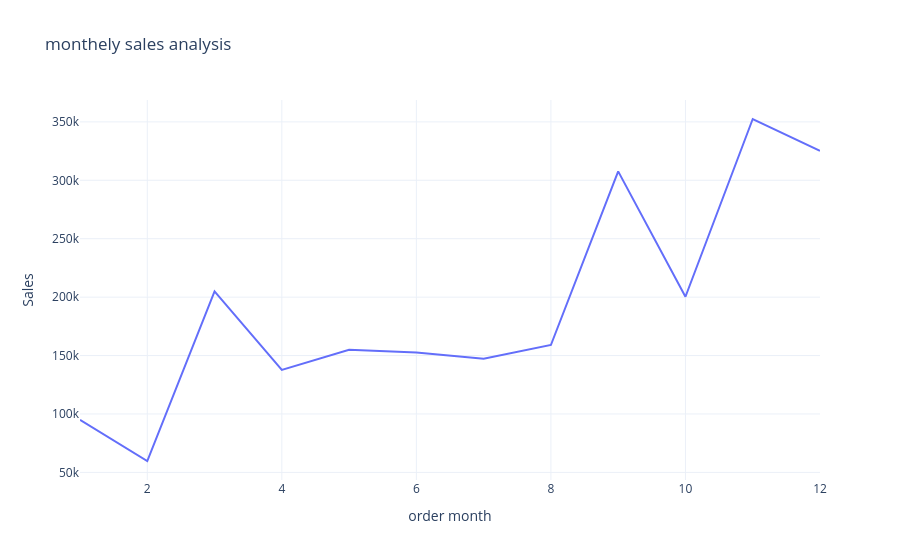

The notebook cell this image was saved under:
### Code cell
#Sales by Months
sales_by_months = data.groupby('order month')['Sales'].sum().reset_index()
print(sales_by_months)
print(sales_by_months.max())
print(sales_by_months.min())
#Plot graph
fig=px.line(sales_by_months,
            x='order month',
            y='Sales',
            title='monthely sales analysis'
           
    
)
fig.show()

### Figure 1 — Plotly figure (JSON) as saved in the notebook; plotly's stock layout.template omitted (floating-point values rounded to 4 significant figures)
{"data": [{"hovertemplate": "order month=%{x}<br>Sales=%{y}<extra></extra>", "legendgroup": "", "line": {"color": "#636efa", "dash": "solid"}, "marker": {"symbol": "circle"}, "mode": "lines", "name": "", "orientation": "v", "showlegend": false, "type": "scatter", "x": [1, 2, 3, 4, 5, 6, 7, 8, 9, 10, 11, 12], "xaxis": "x", "y": [94920.0, 59750.0, 205000.0, 137800.0, 155000.0, 152700.0, 147200.0, 159000.0, 307600.0, 200300.0, 352500.0, 325300.0], "yaxis": "y"}], "layout": {"legend": {"tracegroupgap": 0}, "title": {"text": "monthely sales analysis"}, "xaxis": {"anchor": "y", "domain": [0, 1], "title": {"text": "order month"}}, "yaxis": {"anchor": "x", "domain": [0, 1], "title": {"text": "Sales"}}}}
